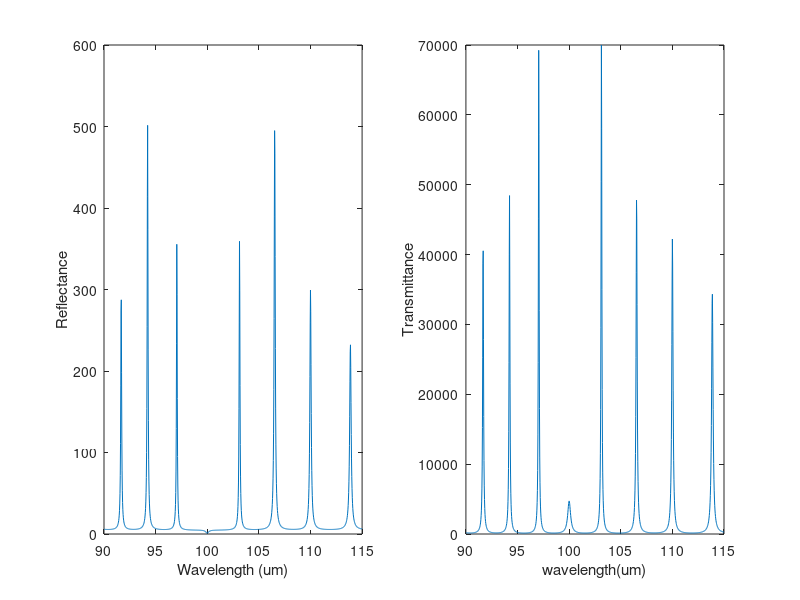

MATLAB code to generate this figure:
clear all;
no=1;  %refractive index of air
n1=3.7; %GaAs
%no=n1; %put '%' when using the other case
n2=3.6; %AlGaAs
ns=1; %refractive index of substrate taken the same as air
%ns=n1; %put '%' when using the other case
lamda0=100; %sets centre avelength in micrometer(3 THz in microm is 100)
Ls=90;Le=115; %range in micrometer (2.6 THz is 115 mircom to 3.2 THz is 94 microm)
Np=1000;%array points
x=1:Np;
lamda=Ls+x*(Le-Ls)/Np;
N = 13;    % Number of layers for both exteme right and exteme left
nm = n1; 
theta_m1 = 0.5*pi; %this is when Lamda is 2
M_m1 = [cos(theta_m1) , 1i*sin(theta_m1)/nm ; 1i*nm*sin(theta_m1) , cos(theta_m1)]; %defect matrix when Lamda is 2
theta_m2 = 2*pi; %this is when Lamda is 3.5
M_m2 = [cos(theta_m2) , 1i*sin(theta_m2)/nm ; 1i*nm*sin(theta_m2) , cos(theta_m2)]; %defect matrix when Lamda is 3.5
theta_m3 = 1*pi; %this is for when Lamda is 2.5
M_m3 = [cos(theta_m3) , 1i*sin(theta_m3)/nm ; 1i*nm*sin(theta_m3) , cos(theta_m3)]; %defect matrix when Lamda is 2.5
d=lamda0/4;
a= -0.0075; % a = -0.045 when n0=ns=n1 ; a= -0.0075 when n0=ns=1
%a=0; %put '%' when using the other case
%making a for loop
Rpow = zeros(size(lamda));
for i = 1:length(lamda)
    % Calculate phase shifts for each layer at current wavelength
theta = (2 *pi*d./lamda(i)) - (1i*a); % High index layer
% Transfer matrix for a single layer at beginning
    MatrixL1 = [cos(theta), (1i*sin(theta))/n1 ; 1i*n1*sin(theta), cos(theta)];
    MatrixL2 = [cos(theta), (1i*sin(theta))/n2 ; 1i*n2*sin(theta), cos(theta)];
    % Total matrix for 13 double layers for beginning
    M_L1 = (MatrixL1 * MatrixL2)^N;
    % Transfer matrix for a single layer for after the 13 double layers
    MatrixR1 = [cos(theta), (1i*sin(theta))/n1 ; 1i*n1*sin(theta), cos(theta)];
    MatrixR2 = [cos(theta), (1i*sin(theta))/n2 ; 1i*n2*sin(theta), cos(theta)];
    % Total matrix for N double layers for different cases
    M_R1 = (MatrixR1 * MatrixR2);
    M_R2 = (MatrixR1 * MatrixR2)^3;
    %matrix for facet
    M_f = [cos(theta), (1i*sin(theta))/no ; 1i*no*sin(theta), cos(theta)]^50;
% Total characteristic matrix
    M = (M_f * M_L1 * M_m1 * M_R1 * M_m1 * MatrixR2 * M_m2 * MatrixR2 * M_m1 * M_R1 * M_m1 * M_R2 * M_m3 * MatrixR2 * M_m1 * MatrixR2 * M_m1 * M_L1 * M_f);
    M11 = M(1,1);
    M12 = M(1,2);
    M21 = M(2,1);
    M22 = M(2,2);
    %reflectance
    Ramp = ((M11*no) + (ns*no*M12) - M21-(ns*M22))/((M11*no) + (ns*no*M12) + M21 + (ns*M22));
    Rpow(i)=(abs(Ramp)).^2;
    % transmittance
    A = M11*no + M12*ns;
    B = M21*no + M22*ns;
    Tpow(i) = (4*ns*no) / ((abs((no*A)+B)).^2);
end
figure;
subplot(1,2,1);
plot(lamda,(Rpow));
xlabel('Wavelength (um)');
ylabel('Reflectance');
subplot(1,2,2);
plot(lamda,(Tpow*100));
xlabel('wavelength(um)');
ylabel('Transmittance');

